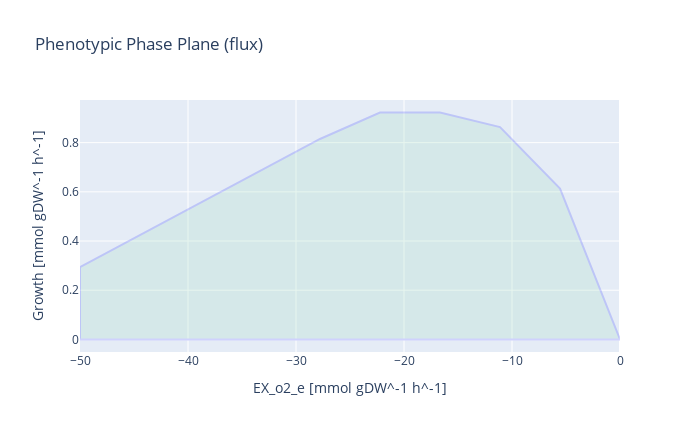

Here is the notebook cell this chart was saved with:
### Code cell
with model_LB_vio_fad:
    model_LB_vio_fad.reactions.EX_o2_e.lower_bound = -50
    result = phenotypic_phase_plane(model_LB_vio_fad, 
                                variables=[model_LB_vio_fad.reactions.EX_o2_e],
                                objective=model_LB_vio_fad.reactions.Growth,
                                points=10)
    result.plot(plotter)
    print("The optimal O2 uptake for Growth is:",result.data_frame.EX_o2_e[result.data_frame.objective_upper_bound.idxmax()])

### Figure 1 — Plotly figure (JSON) as saved in the notebook; plotly's stock layout.template omitted (floating-point values rounded to 4 significant figures)
{"data": [{"fill": "toself", "fillcolor": "#B3E2CD", "hoverinfo": "none", "marker": {"line": {"color": "#B3E2CD"}, "opacity": 0.3}, "mode": "lines", "name": "WT", "opacity": 0.3, "type": "scatter", "x": [-50, -44.44, -38.89, -33.33, -27.78, -22.22, -16.67, -11.11, -5.556, 0, 0, -5.556, -11.11, -16.67, -22.22, -27.78, -33.33, -38.89, -44.44, -50, -50, -50], "y": [0, 0, 0, 0, 0, 0, 0, 0, 0, 0, 0, 0.6132, 0.8634, 0.9222, 0.9222, 0.815, 0.6846, 0.5542, 0.4238, 0.2934, 0, 0.2934]}], "layout": {"height": 432, "title": {"text": "Phenotypic Phase Plane (flux)"}, "width": 700, "xaxis": {"autorange": true, "range": [-50, 0], "title": {"text": "EX_o2_e [mmol gDW^-1 h^-1]"}, "type": "linear"}, "yaxis": {"autorange": true, "range": [-0.05123, 0.9734], "title": {"text": "Growth [mmol gDW^-1 h^-1]"}, "type": "linear"}}}
